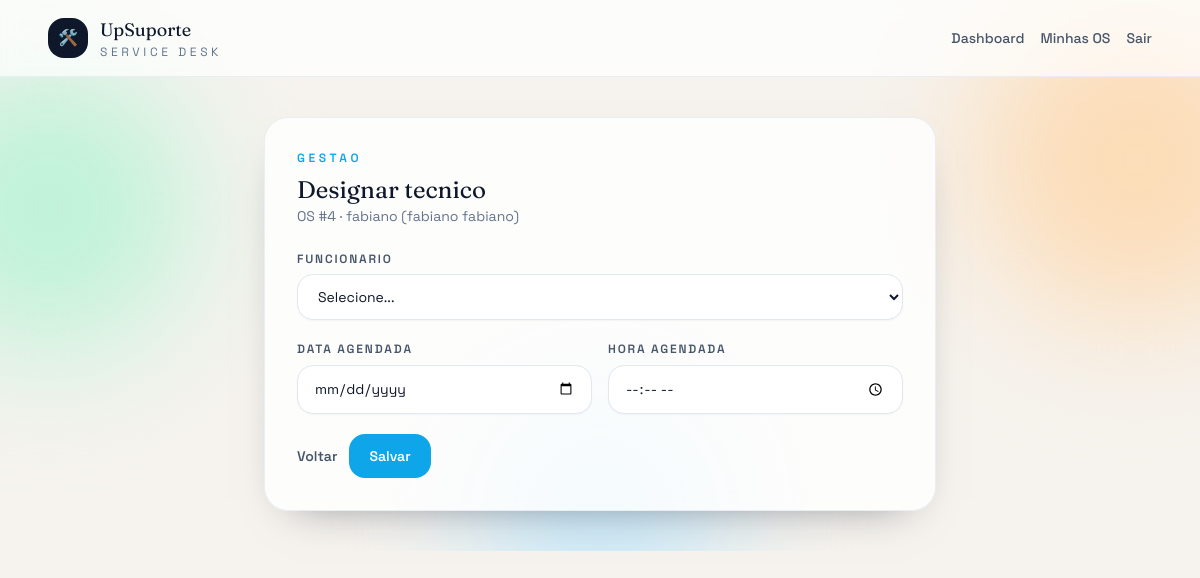
The page /os/4/designar/ (signed in) on the database its author committed.
### core/models.py (models this page shows, shortened)
class OrdemServico(models.Model):
    STATUS_CHOICES = [
        ("ABERTO", "Aberto"),
        ("AGENDADO", "Agendado"),
        ("EM_ANDAMENTO", "Em andamento"),
        ("ACEITA", "Aceita"),
        ("REJEITADA", "Rejeitada"),
        ("CONCLUIDO", "Concluído"),
        ("CANCELADO", "Cancelado"),
    ]
    PRIORIDADE_CHOICES = [
        ("BAIXA", "Baixa"),
        ("MEDIA", "Média"),
        ("ALTA", "Alta"),
    ]
    aparelho = models.ForeignKey(Aparelho, on_delete=models.CASCADE, related_name="ordens")
    funcionario = models.ForeignKey(Funcionario, on_delete=models.SET_NULL, null=True, blank=True)
    problema_relatado = models.TextField()
    status = models.CharField(max_length=20, choices=STATUS_CHOICES, default="ABERTO")
    data_agendada = models.DateField(null=True, blank=True)
    hora_agendada = models.TimeField(null=True, blank=True)
    prioridade = models.CharField(max_length=10, choices=PRIORIDADE_CHOICES, default="MEDIA")
    laudo_tecnico = models.TextField(blank=True)  # só preenche quando finaliza
    data_criacao = models.DateTimeField(auto_now_add=True)
    data_conclusao = models.DateTimeField(null=True, blank=True)
    data_limite_sla = models.DateTimeField(null=True, blank=True)

class Aparelho(models.Model):
    TIPO_CHOICES = [
        ("NOTEBOOK", "Notebook"),
        ("DESKTOP", "Desktop"),
        ("IMPRESSORA", "Impressora"),
        ("MONITOR", "Monitor"),
        ("OUTRO", "Outro"),
    ]
    nome = models.CharField(max_length=150)
    tipo = models.CharField(max_length=50, choices=TIPO_CHOICES)
    marca = models.CharField(max_length=100)
    modelo = models.CharField(max_length=100)
    numero_serie = models.CharField(max_length=100, unique=True)
    cliente = models.CharField(max_length=150)
    data_cadastro = models.DateTimeField(auto_now_add=True)

### core/decorators.py (the view)
    @login_required
    def _wrapped(request, *args, **kwargs):
        if not request.user.groups.filter(name="Gestor").exists():
            return redirect("home")
        return view_func(request, *args, **kwargs)

### core/models.py (called while the page is built)
    def __str__(self):
        return self.usuario.get_full_name() or self.usuario.username

### core/views.py (called while the page is built, shortened)
@ensure_csrf_cookie
@gestor_required
def designar_funcionario(request, os_id):
    ordem = get_object_or_404(OrdemServico, id=os_id)
    funcionarios = Funcionario.objects.all()
    return render(request, "designar_funcionario.html", {
        "ordem": ordem,
        "funcionarios": funcionarios
    })

### templates/designar_funcionario.html (shortened to what this page needs)
{% extends "base.html" %}
{% block content %}
<div class="mx-auto max-w-2xl rounded-3xl border border-slate-200/70 bg-white/80 p-8 shadow-soft">
  <div class="mb-6">
    <p class="text-xs font-semibold uppercase tracking-[0.3em] text-sky-500">Gestao</p>
    <h2 class="mt-2 font-display text-2xl">Designar tecnico</h2>
    <p class="text-sm text-slate-500">
      OS #{{ ordem.id }} · {{ ordem.aparelho.nome }} ({{ ordem.aparelho.marca }} {{ ordem.aparelho.modelo }})
    </p>
  </div>
  <form method="post" class="space-y-5">
    <div>
      <label class="form-label">Funcionario</label>
      <select name="funcionario" class="form-select" required>
        <option value="">Selecione...</option>
      </select>
    </div>
    <div class="grid gap-4 sm:grid-cols-2">
      <div>
        <label class="form-label">Data agendada</label>
        <input type="date" name="data_agendada" class="form-control">
      </div>
      <div>
        <label class="form-label">Hora agendada</label>
        <input type="time" name="hora_agendada" class="form-control">
      </div>
    </div>
    <div class="flex flex-wrap items-center gap-3">
      <a href="{% url 'home' %}" class="text-sm font-semibold text-slate-600 hover:text-slate-900">Voltar</a>
      <button type="submit" class="rounded-2xl bg-sky-500 px-5 py-3 text-sm font-semibold text-white transition hover:-translate-y-0.5">
        Salvar
      </button>
    </div>
  </form>
</div>
{% endblock %}

### templates/base.html (style rules this page uses)
.form-control, .form-select { border-radius: 1rem; border: 1px solid rgba(226, 232, 240, 1); padding: 0.75rem 1rem; width: 100%; font-size: 0.875rem; box-shadow: 0 1px 2px rgba(15, 23, 42, 0.04); background-color: white; }
.form-label { font-size: 0.75rem; font-weight: 600; color: rgba(71, 85, 105, 1); text-transform: uppercase; letter-spacing: 0.15em; display: block; margin-bottom: 0.4rem; }
form label { font-size: 0.75rem; font-weight: 600; color: rgba(71, 85, 105, 1); text-transform: uppercase; letter-spacing: 0.15em; display: block; margin-bottom: 0.4rem; }

### rows shown on the page
OrdemServico: id "4", aparelho.nome "fabiano", aparelho.marca "fabiano", aparelho.modelo "fabiano"
